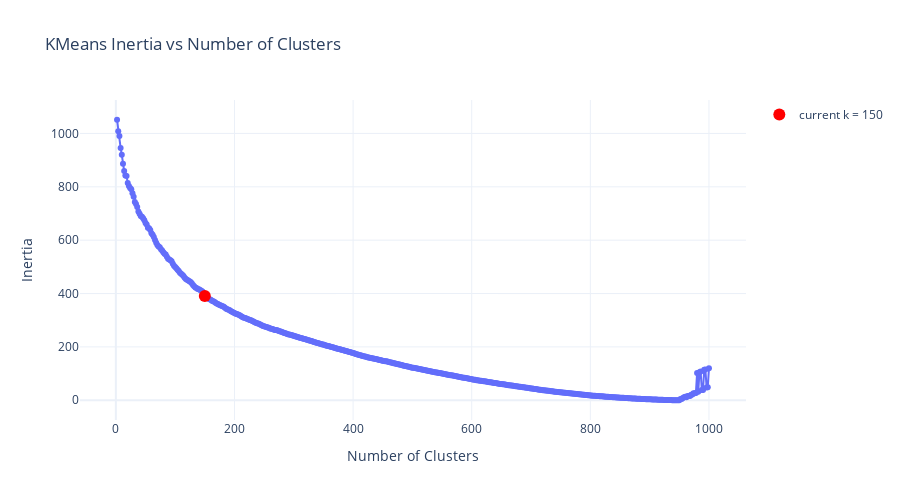

Notebook source saved alongside this figure:
### Code cell
# ensure exp_results_df exists (build from exp_results if needed)
if "exp_results_df" not in globals():
    exp_results_df = pd.DataFrame(exp_results, columns=["n_clusters", "inertia"])

fig = px.line(
    exp_results_df,
    x="n_clusters",
    y="inertia",
    title="KMeans Inertia vs Number of Clusters",
    markers=True,
    hover_data=["n_clusters", "inertia"],
)

# highlight the current pipeline's k (if available)
current_k = pipeline.named_steps["kmeans"].n_clusters
current_point = exp_results_df[exp_results_df["n_clusters"] == current_k]
if not current_point.empty:
    fig.add_scatter(
        x=current_point["n_clusters"].tolist(),
        y=current_point["inertia"].tolist(),
        mode="markers",
        marker=dict(size=12, color="red"),
        name=f"current k = {current_k}",
        hovertemplate="k=%{x}<br>inertia=%{y:.2f}<extra></extra>",
    )

fig.update_layout(
    xaxis_title="Number of Clusters",
    yaxis_title="Inertia",
    template="plotly_white",
    width=900,
    height=500,
)
fig.show()

### Figure 1 — Plotly figure (JSON) as saved in the notebook; plotly's stock layout.template omitted (floating-point values rounded to 4 significant figures; data arrays with more than 128 entries replaced by an {"elided": "..."} marker saying what was removed)
{"data": [{"hovertemplate": "n_clusters=%{x}<br>inertia=%{y}<extra></extra>", "legendgroup": "", "line": {"color": "#636efa", "dash": "solid"}, "marker": {"symbol": "circle"}, "mode": "lines+markers", "name": "", "orientation": "v", "showlegend": false, "type": "scatter", "x": {"elided": "500 int values"}, "xaxis": "x", "y": {"elided": "500 float values"}, "yaxis": "y"}, {"hovertemplate": "k=%{x}<br>inertia=%{y:.2f}<extra></extra>", "marker": {"color": "red", "size": 12}, "mode": "markers", "name": "current k = 150", "type": "scatter", "x": [150], "y": [390.5]}], "layout": {"height": 500, "legend": {"tracegroupgap": 0}, "title": {"text": "KMeans Inertia vs Number of Clusters"}, "width": 900, "xaxis": {"anchor": "y", "domain": [0, 1], "title": {"text": "Number of Clusters"}}, "yaxis": {"anchor": "x", "domain": [0, 1], "title": {"text": "Inertia"}}}}
